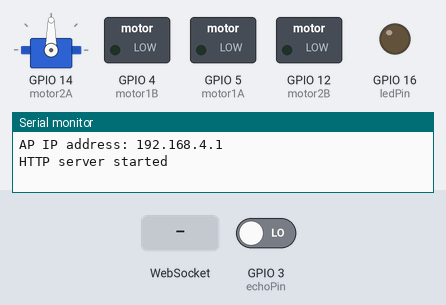
A sketch run on a simulated ESP8266 (NodeMCU). On the bench: servo, switched loads named in the sketch (green lamp = pin HIGH), output pins drawn as LEDs (lit = HIGH), the last lines printed to the serial monitor. Dashed ring = blinking. The inputs (shaded band) are chosen by the test bench; at power-on: GPIO 3 (echoPin) LOW. Storage starts empty; random numbers use the default seed unless the sketch sets one; pins used as bus, display or sensor lines are not drawn.

Above: at 1.2 s.
1.3 s: WebSocket text "led_on" received
At 1.8 s:
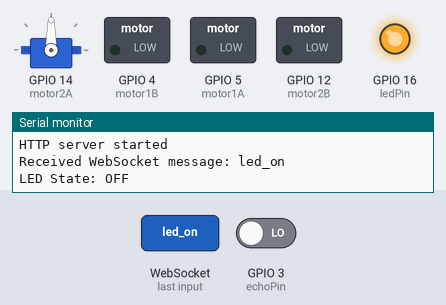
2.8 s: WebSocket text "servo" received
At 4.0 s:
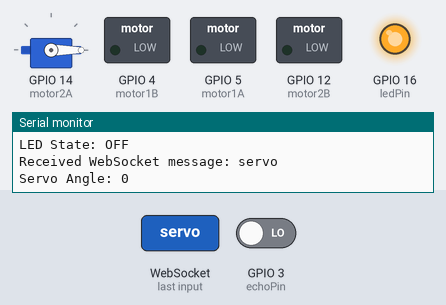
4.3 s: WebSocket text "led_off" received
At 5.3 s:
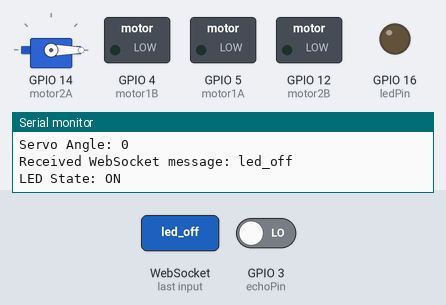
5.8 s: WebSocket text "start_roaming" received
At 7.1 s:
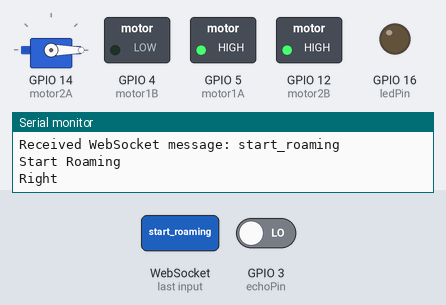
8.8 s: WebSocket text "led_on" received
At 11.5 s:
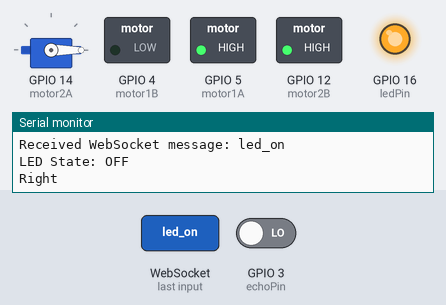
11.8 s: WebSocket text "led_off" received
At 13.6 s:
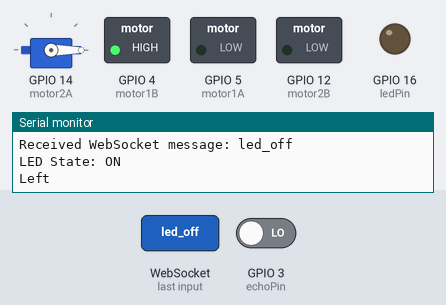
Timing chart, 0 to 15.8 s (numbered marks = the images above; inputs shaded):
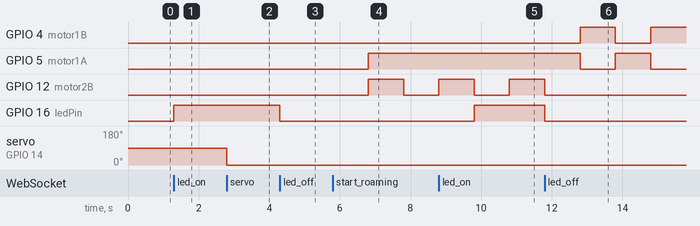

Measured:
- after the input at 1.3 s, GPIO 16 (ledPin): LOW → HIGH at once
- after the input at 2.8 s, servo on GPIO 14 (motor2A): 90° → 0° at once
- after the input at 4.3 s, GPIO 16 (ledPin): HIGH → LOW at once
- after the input at 5.8 s, GPIO 5 (motor1A): LOW → HIGH after 1.0 s; GPIO 12 (motor2B): LOW → HIGH after 1.0 s, → LOW 1.0 s later
- after the input at 8.8 s, GPIO 16 (ledPin): LOW → HIGH after 1.0 s
- after the input at 11.8 s, GPIO 16 (ledPin): HIGH → LOW at once

The sketch:

roam-boxy.ino
```cpp
/*         Boxy~the~robot
    created by :kyle
    For: Reuseum Educational
        this is boxy the roamer
        controll code
        uses ultrasonic sensor
     .__________________.
     |                  |
     |     ~~      ~~   |
-----|      #       #   |-----
{<><}|          ^       |{<><}
{<><}|__________________|{<><}
-----                    -----*/
#include <ESP8266WiFi.h>
#include <ESP8266WebServer.h>
#include <WebSocketsServer.h>
#include <Servo.h>
#include "FS.h"

const char* apSSID = "boxy";
const char* apPassword = "";

ESP8266WebServer server(80);
WebSocketsServer webSocket = WebSocketsServer(81);

Servo servo;

const int ledPin = 16;
const int motor1A = 5;
const int motor1B = 4;
const int motor2A = 14;
const int motor2B = 12;
const int maxSpeed = 255;
const int trigPin = 6; // Define your ultrasonic sensor pins
const int echoPin = 3;

bool roamingStarted = false;

void handleWebSocketMessage(uint8_t num, WStype_t type, uint8_t * payload, size_t length) {
  if (type == WStype_TEXT) {
    String message = String((char*)payload);
    Serial.print("Received WebSocket message: ");
    Serial.println(message);
    if (message == "led_on") {
      digitalWrite(ledPin, HIGH);
      Serial.println("LED State: OFF");
    } else if (message == "led_off") {
      digitalWrite(ledPin, LOW);
      Serial.println("LED State: ON");
    } else if (message.startsWith("servo")) {
      int angle = message.substring(6).toInt();
      servo.write(angle);
      Serial.print("Servo Angle: ");
      Serial.println(angle);
    } else if (message.startsWith("speed")) {
      int speed = message.substring(6).toInt();
      // Adjust motor speed based on the received value
      Serial.print("Speed: ");
      Serial.println(speed);
    } else if (message == "start_roaming") {
      Serial.println("Start Roaming");
      roamingStarted = true; // Set the flag to true when roaming is started
    } else if (message == "stop_roaming") {
      Serial.println("Stop Roaming");
      roamingStarted = false; // Set the flag to false when roaming is stopped
    }
  }
}

void setup() {
  Serial.begin(115200);

  // Setup access point
  WiFi.softAP(apSSID, apPassword);
  IPAddress myIP = WiFi.softAPIP();
  Serial.print("AP IP address: ");
  Serial.println(myIP);

  // Initialize pins
  pinMode(ledPin, OUTPUT);
  pinMode(motor1A, OUTPUT);
  pinMode(motor1B, OUTPUT);
  pinMode(motor2A, OUTPUT);
  pinMode(motor2B, OUTPUT);

  servo.attach(14);
  servo.write(90); // Set initial servo angle to 90 degrees

  // Initialize SPIFFS
  if (!SPIFFS.begin()) {
    Serial.println("Failed to mount file system");
    return;
  }

  // Serve "roam.html" from SPIFFS when root URL is requested
  server.serveStatic("/", SPIFFS, "/roam.html");

  // Start the server
  server.begin();
  Serial.println("HTTP server started");

  webSocket.begin();
  webSocket.onEvent(handleWebSocketMessage);
}

void loop() {
  webSocket.loop();
  server.handleClient(); // Handle incoming client requests

  // Check if roaming has started before executing roaming behavior
  if (roamingStarted) {
    // Read distance from ultrasonic sensor
    long duration, distance;
    digitalWrite(trigPin, LOW);
    delayMicroseconds(2);
    digitalWrite(trigPin, HIGH);
    delayMicroseconds(10);
    digitalWrite(trigPin, LOW);
    duration = pulseIn(echoPin, HIGH);
    distance = duration * 0.034 / 2;

    // If obstacle detected within a certain range, avoid it
    if (distance < 20) {
      randomTurn();
    } else {
      moveForward();
    }
  }
}

void moveForward() {
  analogWrite(motor1A, maxSpeed);
  digitalWrite(motor1B, LOW);
  analogWrite(motor2A, maxSpeed);
  digitalWrite(motor2B, LOW);
  Serial.println("Forward");
}

void randomTurn() {
  // Randomly choose left or right turn
  if (random(2) == 0) {
    // Turn left
    analogWrite(motor1A, 0);
    digitalWrite(motor1B, maxSpeed);
    analogWrite(motor2A, maxSpeed);
    digitalWrite(motor2B, LOW);
    Serial.println("Left");
  } else {
    // Turn right
    analogWrite(motor1A, maxSpeed);
    digitalWrite(motor1B, LOW);
    analogWrite(motor2A, 0);
    digitalWrite(motor2B, maxSpeed);
    Serial.println("Right");
  }
  delay(1000); // Wait for turn to complete
  moveForward(); // Move forward after random turn
}
```
